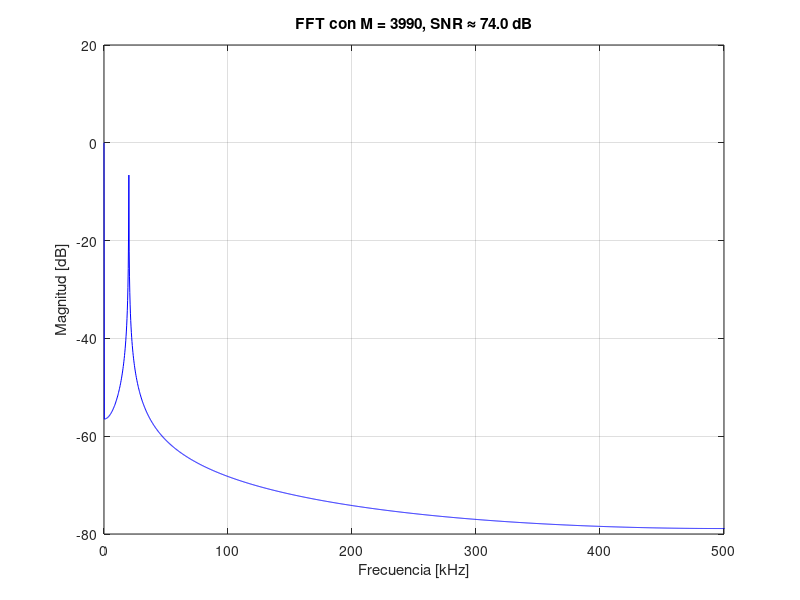

The MATLAB script that drew this image:
clc; clear; close all;

%% Parámetros de la FFT y ADC
fs = 1e6;               % Frecuencia de muestreo (Hz)
M = 3990;               % Número de puntos en la FFT
Nbits = 12;             % Resolución ADC

%% Señal de prueba (senoidal a escala completa)
f0 = 20e3;                          % frecuencia de la señal (Hz)
t = (0:M-1)/fs;                     % vector de tiempo
x = 0.5*sin(2*pi*f0*t) + 0.5;       % señal con offset

%% FFT
X = fft(x, M);
X_mag = abs(X)/(M/2);               % magnitud normalizada
f = (0:M-1)*(fs/M);                 % vector de frecuencias

%% Cálculo del SNR teórico
SNR_teorico = 6.02*Nbits + 1.76;    % ≈ 74 dB

%% Gráfico del espectro
figure;
plot(f/1e3, 20*log10(X_mag), 'b');
xlabel('Frecuencia [kHz]');
ylabel('Magnitud [dB]');
title(sprintf('FFT con M = %d, SNR ≈ %.1f dB', M, SNR_teorico));
xlim([0 fs/2/1e3]); % hasta fs/2 en kHz
grid on;

%% Resultados en consola
fprintf('--- Resultados ---\n');
fprintf('Resolución ADC = %d bits\n', Nbits);
fprintf('SNR teórico    = %.2f dB\n', SNR_teorico);
fprintf('M usado (FFT)  = %d\n', M);